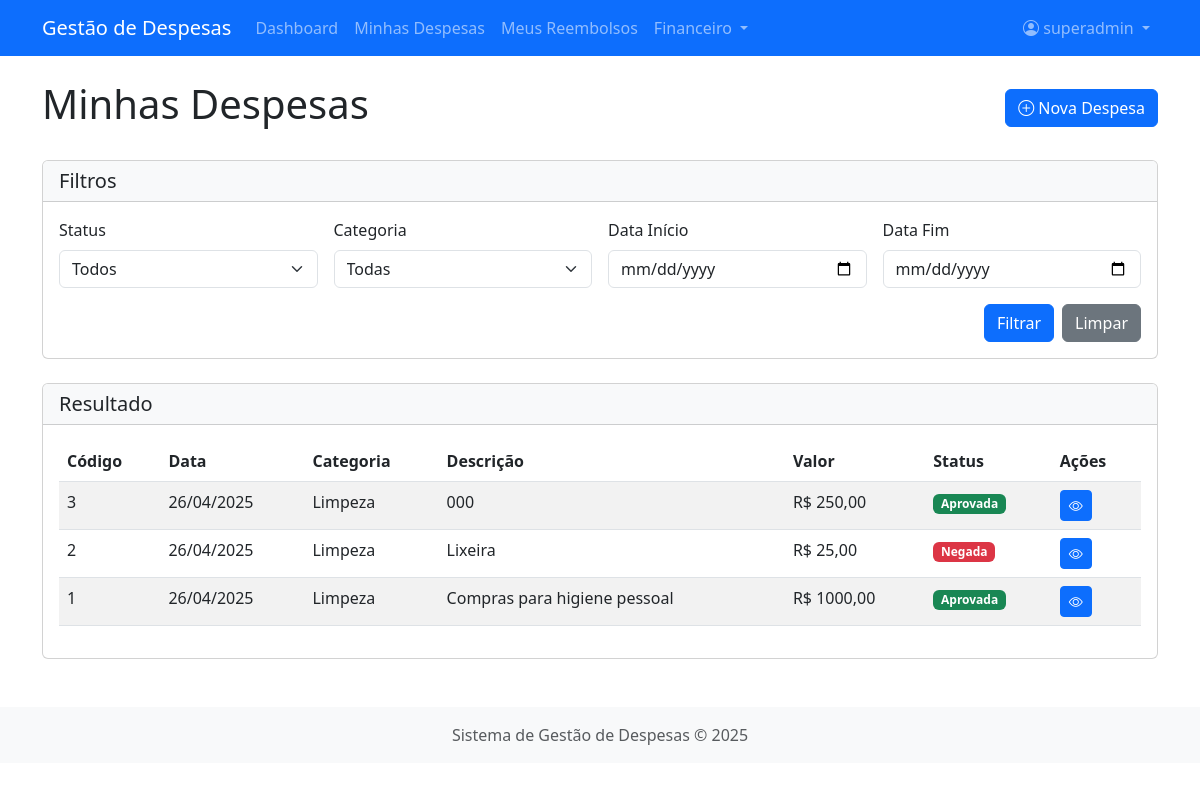
The page /despesas/ (signed in) on the database as committed earlier.
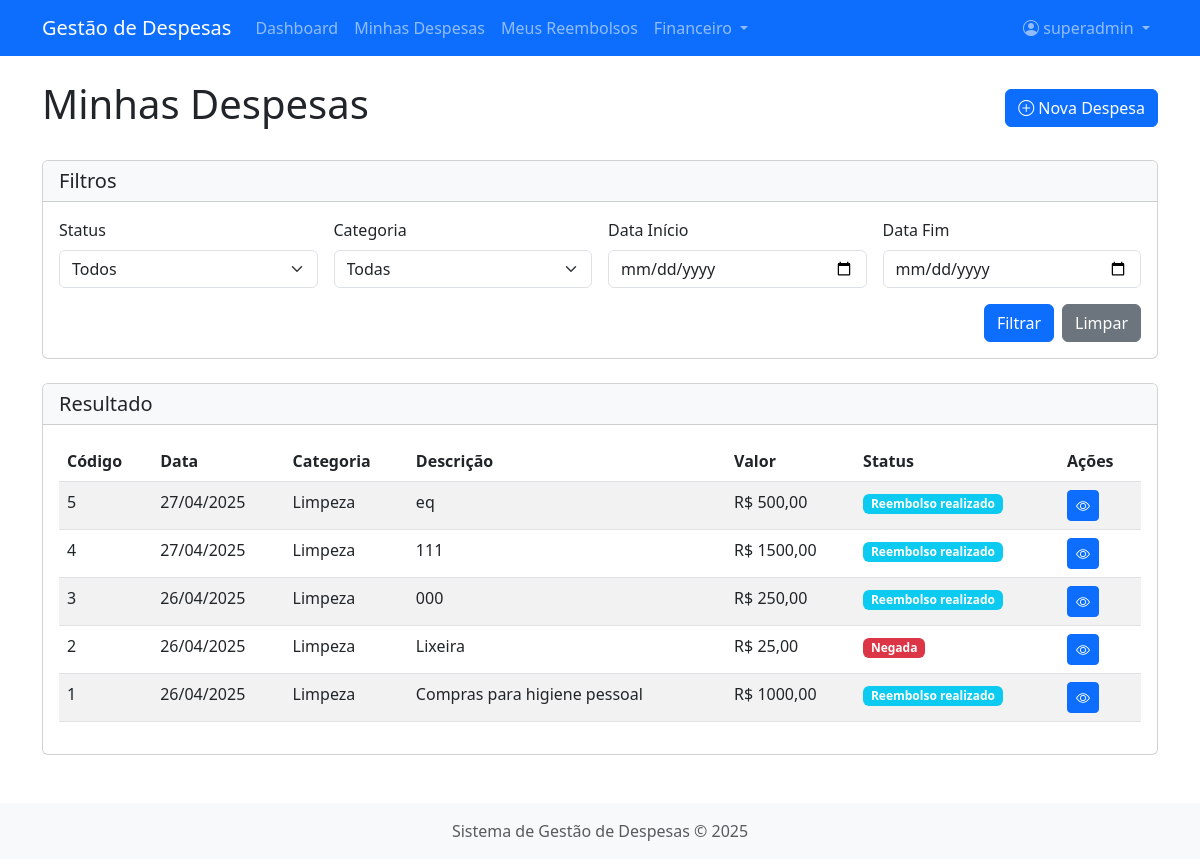
The same page on the database as committed later.
### despesas/models.py (models this page shows, shortened)
class Despesa(models.Model):
    STATUS_CHOICES = [
        ('RASCUNHO', 'Rascunho'),
        ('ENVIADA', 'Enviada para aprovação'),
        ('APROVADA', 'Aprovada'),
        ('NEGADA', 'Negada'),
        ('PAGA', 'Reembolso realizado'),
    ]
    funcionario = models.ForeignKey(Funcionario, on_delete=models.CASCADE, related_name='despesas')
    categoria = models.ForeignKey(CategoriasDespesa, on_delete=models.PROTECT, related_name='despesas')
    descricao = models.TextField()
    valor = models.DecimalField(max_digits=10, decimal_places=2, validators=[MinValueValidator(0.01)])
    data_despesa = models.DateField()
    comprovante = models.FileField(upload_to='comprovantes/', blank=True, null=True)
    data_criacao = models.DateTimeField(auto_now_add=True)
    data_atualizacao = models.DateTimeField(auto_now=True)
    status = models.CharField(max_length=20, choices=STATUS_CHOICES, default='RASCUNHO')
    codigo = models.UUIDField(default=uuid.uuid4, editable=False, unique=True)
    class Meta:
        verbose_name = 'Despesa'
        verbose_name_plural = 'Despesas'
        ordering = ['-data_criacao']

class CategoriasDespesa(models.Model):
    nome = models.CharField(max_length=100)
    descricao = models.TextField(blank=True, null=True)
    limite_valor = models.DecimalField(max_digits=10, decimal_places=2, blank=True, null=True)
    requer_aprovacao = models.BooleanField(default=True)
    class Meta:
        verbose_name = 'Categoria de Despesa'
        verbose_name_plural = 'Categorias de Despesas'

### despesas/views.py (the view)
# urls.py: path('despesas/', views.despesa_list, name='despesa_list'),
@login_required
def despesa_list(request):
    try:
        funcionario = request.user.funcionario
    except:
        messages.error(request, "Perfil de funcionário não encontrado. Por favor, complete seu cadastro.")
        return redirect('despesas:profile')
    despesas = Despesa.objects.filter(funcionario=funcionario).order_by('-data_criacao')
    status = request.GET.get('status')
    categoria = request.GET.get('categoria')
    data_inicio = request.GET.get('data_inicio')
    data_fim = request.GET.get('data_fim')
    if status:
        despesas = despesas.filter(status=status)
    if categoria:
        despesas = despesas.filter(categoria_id=categoria)
    if data_inicio:
        despesas = despesas.filter(data_despesa__gte=data_inicio)
    if data_fim:
        despesas = despesas.filter(data_despesa__lte=data_fim)
    paginator = Paginator(despesas, 10)
    page_number = request.GET.get('page')
    page_obj = paginator.get_page(page_number)
    categorias = CategoriasDespesa.objects.all()
    context = {
        'page_obj': page_obj,
        'categorias': categorias,
        'status_choices': Despesa.STATUS_CHOICES,
    }
    return render(request, 'despesas/despesa_list.html', context)

### despesas/models.py (called while the page is built)
    def is_gerente(self):
        return self.cargo == 'GERENTE'

    def is_financeiro(self):
        return self.cargo == 'FINANCEIRO'

### despesas/templates/despesas/despesa_list.html (shortened to what the changed rows need)
{% extends 'despesas/base.html' %}
{% block content %}
<div class="d-flex justify-content-between align-items-center mb-4">
    <h1>Minhas Despesas</h1>
</div>
<div class="card">
    <div class="card-body">
        {% if page_obj %}
        <div class="table-responsive">
            <table class="table table-striped table-hover">
                <thead>
                    <tr>
                        <th>Código</th>
                        <th>Data</th>
                        <th>Categoria</th>
                        <th>Descrição</th>
                        <th>Valor</th>
                        <th>Status</th>
                        <th>Ações</th>
                    </tr>
                </thead>
                <tbody>
                    {% for despesa in page_obj %}
                    <tr>
                        <td>{{ despesa.id }}</td>
                        <td>{{ despesa.data_despesa|date:"d/m/Y" }}</td>
                        <td>{{ despesa.categoria.nome }}</td>
                        <td>{{ despesa.descricao|truncatechars:30 }}</td>
                        <td>R$ {{ despesa.valor|floatformat:2 }}</td>
                        <td>
                            <span class="badge
                                {% if despesa.status == 'RASCUNHO' %}bg-secondary
                                {% elif despesa.status == 'ENVIADA' %}bg-warning
                                {% elif despesa.status == 'APROVADA' %}bg-success
                                {% elif despesa.status == 'NEGADA' %}bg-danger
                                {% elif despesa.status == 'PAGA' %}bg-info{% endif %}">
                                {{ despesa.get_status_display }}
                            </span>
                        </td>
                        <td>
                            <div class="btn-group btn-group-sm" role="group">
                                <a href="{% url 'despesas:despesa_detail' despesa.codigo %}" class="btn btn-primary" title="Visualizar">
                                    <i class="bi bi-eye"></i>
                                </a>
                            </div>
                        </td>
                    </tr>
                    {% endfor %}
                </tbody>
            </table>
        </div>
        {% else %}
        <div class="text-center py-4">
            <p class="text-muted">Nenhuma despesa encontrada.</p>
            <a href="{% url 'despesas:despesa_create' %}" class="btn btn-primary mt-2">Registrar Nova Despesa</a>
        </div>
        {% endif %}
    </div>
</div>
{% endblock %}

Rows that differ between the two databases and show on the page:
added Despesa: id "5", data_despesa "27/04/2025", categoria.nome "Limpeza", descricao "eq", valor "500,00", status "Reembolso realizado"
added Despesa: id "4", data_despesa "27/04/2025", categoria.nome "Limpeza", descricao "111", valor "1500,00", status "Reembolso realizado"
changed Despesa id 3: status "Aprovada" → "Reembolso realizado"
changed Despesa "Compras para higiene pessoal": status "Aprovada" → "Reembolso realizado"
